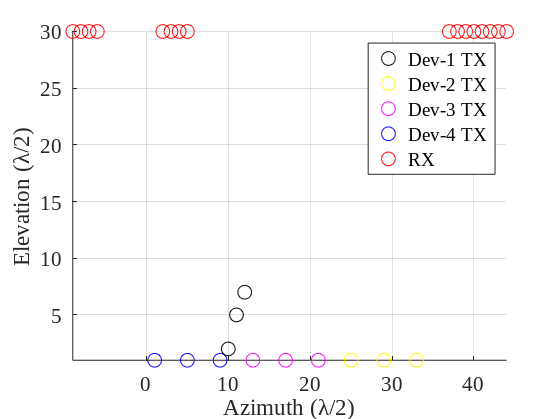
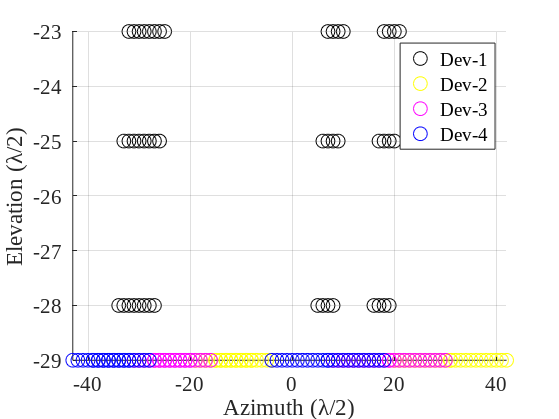

Source code (MATLAB) for these figures, in order:
clc; clear; close all
% This programme is written based on
% C:\ti\mmwave_studio_03_00_00_14\mmWaveStudio\MatlabExamples\signal_processing_4chip_cascade.pdf
% Figures 1 and 2
fontsize = 15;
c = ['k', 'y', 'm', 'b'];
num_dev = 4;
num_tx = 3;
num_rx = 4;

antenna_dist = 0.5; % in lambda
tot_rx_len = 26.5 / antenna_dist;
tot_tx_len = 8*2 / antenna_dist;
rx_x_offset = (tot_tx_len - tot_rx_len) / 2 + 0.5; % 0.5 is arbitrary to get rid of 0.5 indices
rx_y_offset = 30; % arbitrary

%% device 4 (slave)
dev4_tx = [1 1; 5 1; 9 1];
dev4_rx = [rx_x_offset + 1 rx_y_offset; rx_x_offset + 2 rx_y_offset; rx_x_offset + 3 rx_y_offset; rx_x_offset + 4 rx_y_offset];
figure;
hold on
grid on
% title('TX - RX Positions')
% xlabel('Azimuth ($\frac{\lambda}{2}$)', 'fontname', 'times new roman', 'fontsize', fontsize)
% ylabel('Elevation ($\frac{\lambda}{2}$)', 'fontname', 'times new roman', 'fontsize', fontsize)
% xlabel('Azimuth ({\lambda}/2)', 'fontname', 'times new roman', 'fontsize', fontsize)
% ylabel('Elevation ({\lambda}/2)', 'fontname', 'times new roman', 'fontsize', fontsize)
xlabel('Azimuth (\lambda/2)', 'fontname', 'times new roman', 'fontsize', fontsize)
ylabel('Elevation (\lambda/2)', 'fontname', 'times new roman', 'fontsize', fontsize)
for i = 1:size(dev4_tx,1)
   ptx4 = scatter(dev4_tx(i,1), dev4_tx(i,2), 100, c(4)); 
end
for i = 1:size(dev4_rx,1)
   prx = scatter(dev4_rx(i,1), dev4_rx(i,2), 100, 'r'); 
end

%% device 1 (master)
dev1_tx = [10 2; 11 5; 12 7];
dev1_rx = [rx_x_offset + 12 rx_y_offset; rx_x_offset + 13 rx_y_offset; rx_x_offset + 14 rx_y_offset; rx_x_offset + 15 rx_y_offset];
for i = 1:size(dev1_tx,1)
   ptx1 = scatter(dev1_tx(i,1), dev1_tx(i,2), 100, c(1)); 
end
for i = 1:size(dev1_rx,1)
   scatter(dev1_rx(i,1), dev1_rx(i,2), 100, 'r'); 
end

%% device 3 (slave)
dev3_tx = [13 1; 17 1; 21 1];
dev3_rx = [rx_x_offset + 47 rx_y_offset; rx_x_offset + 48 rx_y_offset; rx_x_offset + 49 rx_y_offset; rx_x_offset + 50 rx_y_offset];
for i = 1:size(dev3_tx,1)
   ptx3 = scatter(dev3_tx(i,1), dev3_tx(i,2), 100, c(3)); 
end
for i = 1:size(dev3_rx,1)
   scatter(dev3_rx(i,1), dev3_rx(i,2), 100, 'r'); 
end

%% device 2 (slave)
dev2_tx = [25 1; 29 1; 33 1];
dev2_rx = [rx_x_offset + 51 rx_y_offset; rx_x_offset + 52 rx_y_offset; rx_x_offset + 53 rx_y_offset; rx_x_offset + 54 rx_y_offset];
for i = 1:size(dev2_tx,1)
   ptx2 = scatter(dev2_tx(i,1), dev2_tx(i,2), 100, c(2)); 
end
for i = 1:size(dev2_rx,1)
   scatter(dev2_rx(i,1), dev2_rx(i,2), 100, 'r'); 
end
legend([ptx1 ptx2 ptx3 ptx4, prx], {'Dev-1 TX', 'Dev-2 TX', 'Dev-3 TX', 'Dev-4 TX', 'RX'}, 'fontname', 'times new roman')
set(gca, 'fontsize', fontsize)
set(gca, 'TickLabelInterpreter', 'none')
set(gcf, 'color', 'white')
set(gca, 'fontname', 'times new roman')
axis tight

set(gcf, 'PaperUnits','centimeters');
set(gcf, 'Units','centimeters');
pos=get(gcf,'Position');
set(gcf, 'PaperSize', [pos(3) pos(4)]);
set(gcf, 'PaperPositionMode', 'manual');
set(gcf, 'PaperPosition',[0 0 pos(3) pos(4)]);
print(gcf,'-dpdf','C:\Users\emrek\Desktop\Publications\Projection Journal\proj\results\figs\mimo array_v2.pdf');

%% Combine all devices

com_tx = cell(num_dev, 1);
com_tx{4,1} = dev4_tx;
com_tx{1,1} = dev1_tx;
com_tx{3,1} = dev3_tx;
com_tx{2,1} = dev2_tx;

com_rx = cell(num_dev, 1);
com_rx{4,1} = dev4_rx;
com_rx{1,1} = dev1_rx;
com_rx{3,1} = dev3_rx;
com_rx{2,1} = dev2_rx;

%% MIMO Channels

virt_array = cell(num_dev, num_tx, num_rx, num_dev);
figure;
hold on
grid on
% title('Virtual Array')
xlabel('Azimuth (\lambda/2)', 'fontname', 'times new roman', 'fontsize', fontsize)
ylabel('Elevation (\lambda/2)', 'fontname', 'times new roman', 'fontsize', fontsize)

for d = 1:num_dev
    for tx = 1:num_tx
        cur_tx = com_tx{d,1}(tx,:);
        for rx = 1:num_rx
            for dev = 1:num_dev
                cur_rx = com_rx{dev,1}(rx,:);
                x = cur_tx(1) - cur_rx(1);
                y = cur_tx(2) - cur_rx(2);
                virt_array{d, tx, rx, dev} = [x y];
                s(d) = scatter(x, y, 100, c(d)); 
            end
        end
    end
end
legend([s(1) s(2) s(3) s(4)], {'Dev-1', 'Dev-2', 'Dev-3', 'Dev-4'}, 'fontname', 'times new roman')
set(gca, 'fontsize', fontsize)
set(gca, 'fontname', 'times new roman')
set(gca, 'TickLabelInterpreter', 'none')
set(gcf, 'color', 'white')
axis tight

set(gcf, 'PaperUnits','centimeters');
set(gcf, 'Units','centimeters');
pos=get(gcf,'Position');
set(gcf, 'PaperSize', [pos(3) pos(4)]);
set(gcf, 'PaperPositionMode', 'manual');
set(gcf, 'PaperPosition',[0 0 pos(3) pos(4)]);
print(gcf,'-dpdf','C:\Users\emrek\Desktop\Publications\Projection Journal\proj\results\figs\mimo array_v22.pdf');










